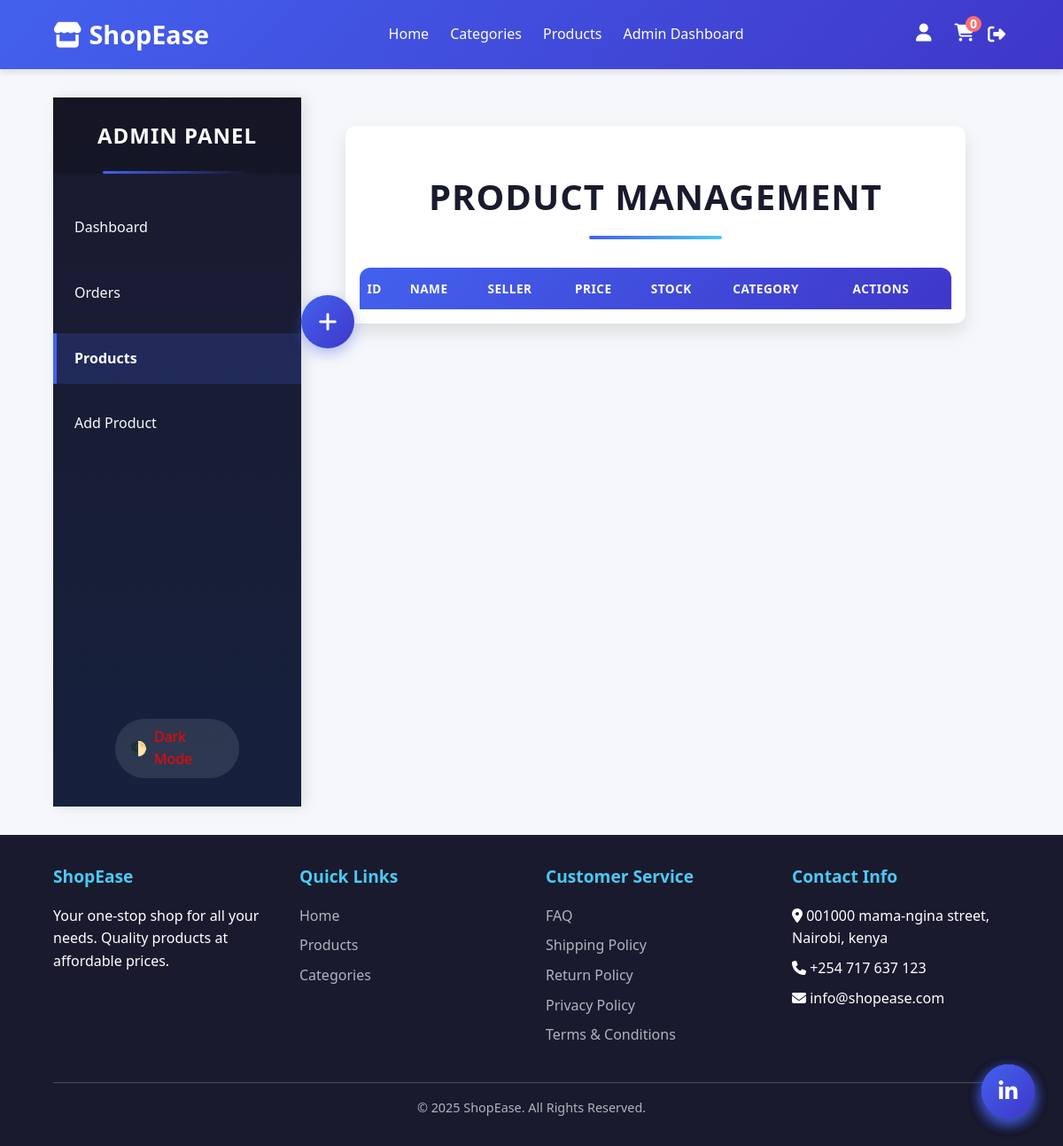
Page /admin-panel/products/ (signed in) on the earlier database version.
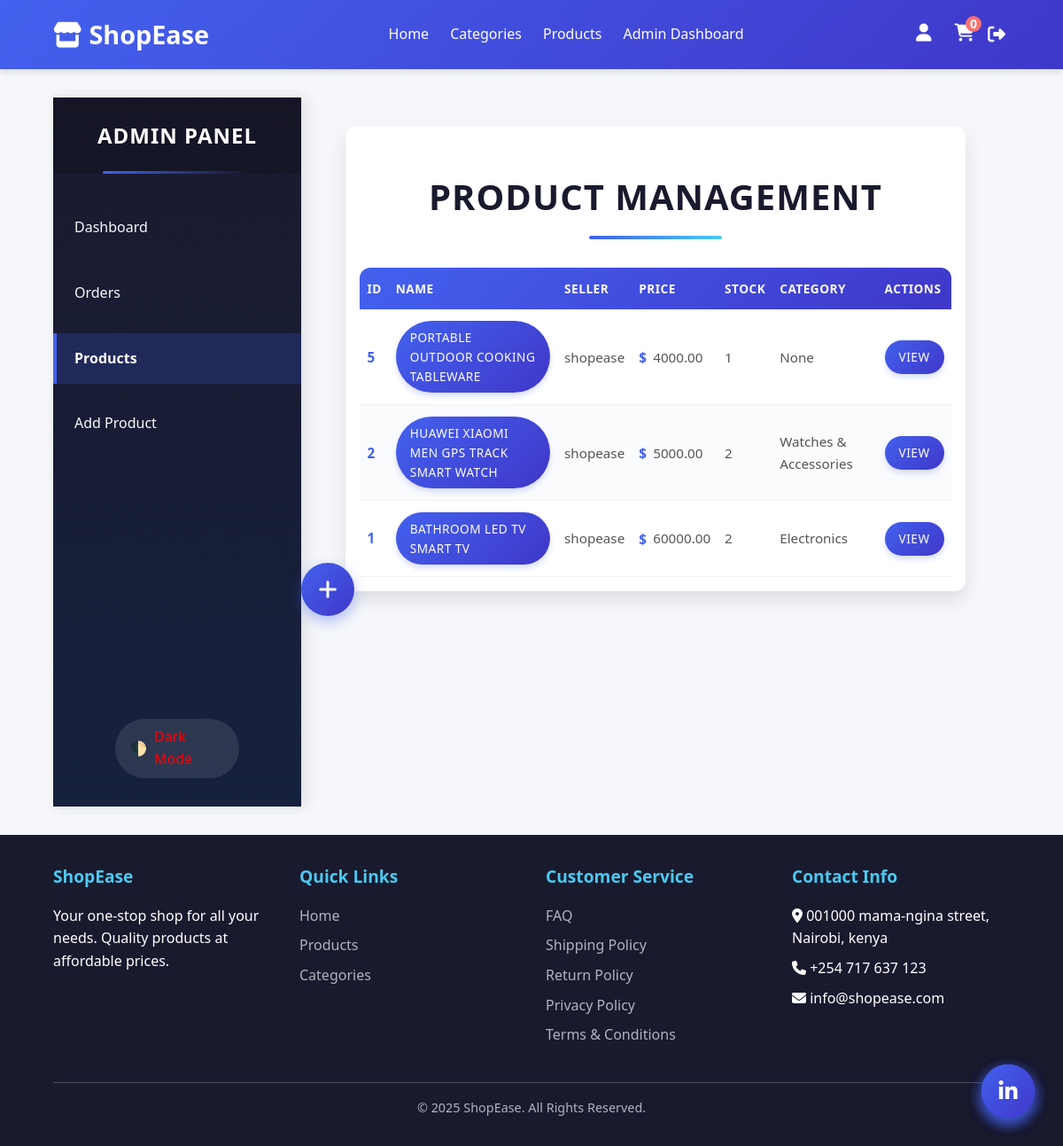
Same page on the later database version.
### shop/models.py (models this page shows, shortened)
class Product(models.Model):
    seller = models.ForeignKey(User, on_delete=models.CASCADE, related_name="products")
    name = models.CharField(max_length=255)
    description = models.TextField(blank=True)
    image = models.ImageField(upload_to='products/', blank=True, null=True)
    price = models.DecimalField(max_digits=10, decimal_places=2)
    stock = models.PositiveIntegerField(default=1)
    category = models.ForeignKey(
        'Category',
        on_delete=models.SET_NULL,
        null=True,
        blank=True,
        related_name="products",
    )
    color_options = models.ManyToManyField(Color, blank=True, related_name='products')
    size = models.CharField(max_length=100, blank=True, help_text="e.g. M, 42, 10cm x 5cm")
    sku = models.CharField(max_length=100, unique=True, blank=True, null=True, help_text="Auto-generated stock keeping unit")
    delivery_fee = models.DecimalField(max_digits=10, decimal_places=2, default=0.00, help_text="Delivery fee for this product")
    LOCAL = 'local'
    ALIEXPRESS = 'aliexpress'
    SOURCE_CHOICES = [
        (LOCAL, 'Local'),
        (ALIEXPRESS, 'AliExpress'),
    ]
    source = models.CharField(max_length=20, choices=SOURCE_CHOICES, default=LOCAL)
    aliexpress_url = models.URLField(max_length=5000,blank=True, null=True, help_text="AliExpress product page URL")
    supplier_name = models.CharField(max_length=255, blank=True, null=True, help_text="Name of local supplier")
    supplier_contact = models.CharField(max_length=255, blank=True, null=True, help_text="Phone, email, or other contact")
    supplier_price = models.DecimalField(max_digits=10, decimal_places=2, blank=True, null=True, help_text="Original price from supplier")
    created_at = models.DateTimeField(auto_now_add=True)
    updated_at = models.DateTimeField(auto_now=True)

class Category(models.Model):
    name = models.CharField(max_length=100, unique=True)
    description = models.TextField(blank=True)

### shop/views.py (the view)
# urls.py: path("admin-panel/products/", views.a_product_list, name="admin_product_list"),
@user_passes_test(is_admin)
def a_product_list(request):
    products = Product.objects.all().order_by("-created_at")
    return render(request, "admin/products/list.html", {"products": products})

### shop/context_processors.py (called while the page is built)
def cart_count(request):
    if request.user.is_authenticated:
        cart = Cart.objects.filter(user=request.user, is_active=True).first()
        return {'cart_count': cart.total_items() if cart else 0}
    return {'cart_count': 0}

### shop/views.py (called while the page is built)
def is_admin(user):
    return user.is_authenticated and user.is_staff

### shop/templates/admin/products/list.html (shortened to what this page needs)
{% extends "admin/a_base.html" %}
{% block admin_content %}
<div class="table-container">
    <h1>Product Management</h1>
    <table>
        <thead>
            <tr>
                <th>ID</th>
                <th>Name</th>
                <th>Seller</th>
                <th>Price</th>
                <th>Stock</th>
                <th>Category</th>
                <th>Actions</th>
            </tr>
        </thead>
        <tbody>
            {% for product in products %}
            <tr>
                <td>{{ product.id }}</td>
                <td><a href="{% url 'admin_product_detail' product.id %}" class="animated-underline">{{ product.name }}</a></td>
                <td>{{ product.seller.username }}</td>
                <td class="price-cell"><span>{{ product.price }}</span></td>
                <td>{{ product.stock }}</td>
                <td>{{ product.category.name|default:"None" }}</td>
                <td>
                    <a href="{% url 'admin_product_detail' product.id %}" data-tooltip="View Details">View</a>
                </td>
            </tr>
            {% endfor %}
        </tbody>
    </table>
</div>
<a href="{% url "add_product" %}" class="fab" data-tooltip="Add New Product">+</a>
{% endblock %}

### shop/templates/admin/a_base.html (shortened to what this page needs)
{% extends "base.html" %}
{% block content %}
<div class="admin-container">
    <aside class="admin-sidebar">
        <h2 style="color:white">Admin Panel</h2>
         <div class="theme-toggle">
            <i>🌓</i>
            <span style="color:red">Dark Mode</span>
        </div>
        <nav>
            <ul>
                <li><a href="{% url 'admin:index' %}"><span>Dashboard</span></a></li>
                <li><a href="{% url 'admin_order_list' %}"><span>Orders</span></a></li>
                <li><a href="{% url 'admin_product_list' %}"><span>Products</span></a></li>
                <li><a href="{% url 'add_product' %}"><span>Add Product</span></a></li>
            </ul>
        </nav>
    </aside>
    <main class="admin-main">
        {% block admin_content %}
        {% endblock %}
    </main>
</div>
{% endblock content %}

### shop/templates/base.html (shortened to what this page needs)
<!DOCTYPE html>
<html lang="en">
<head>
</head>
<body>
    <header>
        <div class="container header-container">
            <a href="{% url 'home' %}" class="logo">
                <i class="fas fa-store"></i> ShopEase
            </a>
            <nav>
                <ul>
                    <li><a href="{% url "home" %}">Home</a></li>
                    <li><a href="{% url 'category_list' %}">Categories</a></li>
                    <li><a href="{% url 'product_list' %}">Products</a></li>
                    {% if request.user.is_authenticated and request.user.is_staff %}
                    <li><a href="{% url 'admin_dash' %}">Admin Dashboard</a></li>
                {% endif %}
                </ul>
            </nav>
            <div class="user-actions">
                {% if user.is_authenticated %}
    <a href="{% url 'account' %}" style="text-decoration: none; color: white; margin-right: 10px;">
        <i class="fas fa-user" style="font-size: 20px;"></i>
    </a>
    <a href="{% url 'view_cart' %}" class="cart-icon" style="text-decoration: none; color: white; margin-right: 15px;">
        <i class="fas fa-shopping-cart" style="font-size: 20px;"></i>
        <span class="cart-count" style="font-size: 14px; color: white; margin-left: 5px;">{{ cart_count }}</span>
    </a>
    <form method="POST" action="{% url 'logout' %}" style="display: inline; margin: 0;">
        <button type="submit" class="logout-button" style="background: none; border: none; color: white; cursor: pointer; font-size: 20px;">
            <i class="fas fa-sign-out-alt" style="margin-right: 5px;"></i>
        </button>
    </form>
{% else %}
    <a href="{% url 'login' %}" style="text-decoration: none; color: white; margin-right: 15px;">Login</a>
    <a href="{% url 'register' %}" style="text-decoration: none; color: white;">Register</a>
{% endif %}
            </div>
        </div>
    </header>
    <main class="container">
        {% block content %}
        {% endblock %}
    </main>
    <footer>
        <div class="container">
            <div class="footer-container">
                <div class="footer-section">
                    <h3>ShopEase</h3>
                    <p>Your one-stop shop for all your needs. Quality products at affordable prices.</p>
                    <div class="social-links">
                        <a href="#"><i class="fab fa-facebook-f"></i></a>
                        <a href="#"><i class="fab fa-twitter"></i></a>
                        <a href="#"><i class="fab fa-instagram"></i></a>
                        <a href="#"><i class="fab fa-linkedin-in"></i></a>
                    </div>
                </div>
                <div class="footer-section">
                    <h3>Quick Links</h3>
                    <ul>
                        <li><a href="{% url "home" %}">Home</a></li>
                        <li><a href="{% url 'category_list' %}">Products</a></li>
                        <li><a href="{% url 'product_list' %}">Categories</a></li>
                    </ul>
                </div>
                <div class="footer-section">
                    <h3>Customer Service</h3>
                    <ul>
                        <li><a href="{% url 'faq' %}">FAQ</a></li>
        <li><a href="{% url 'shipping_policy' %}">Shipping Policy</a></li>
        <li><a href="{% url 'return_policy' %}">Return Policy</a></li>
        <li><a href="{% url 'privacy_policy' %}">Privacy Policy</a></li>
        <li><a href="{% url 'terms_conditions' %}">Terms & Conditions</a></li>
                    </ul>
                </div>
                <div class="footer-section">
                    <h3>Contact Info</h3>
                    <ul>
                        <li><i class="fas fa-map-marker-alt"></i> 001000 mama-ngina street, Nairobi, kenya</li>
                        <li><i class="fas fa-phone"></i> +254 717 637 123</li>
                        <li><i class="fas fa-envelope"></i> info@shopease.com</li>
                    </ul>
                </div>
            </div>
            <div class="copyright">
                &copy; {% now "Y" %} ShopEase. All Rights Reserved.
            </div>
        </div>
    </footer>
</body>
</html>

### shop/templates/base.html (style rules this page uses)
:root { --primary-color: #4a6fa5; --secondary-color: #166088; --accent-color: #4fc3f7; --light-color: #f8f9fa; --dark-color: #343a40; --success-color: #28a745; --warning-color: #ffc107; --danger-color: #dc3545; --shadow: 0 4px 6px rgba(0, 0, 0, 0.1); --transition: all 0.3s ease; }
* { margin: 0; padding: 0; box-sizing: border-box; font-family: 'Segoe UI', Tahoma, Geneva, Verdana, sans-serif; }
body { background-color: #f5f5f5; color: #333; line-height: 1.6; display: flex; flex-direction: column; min-height: 100vh; }
header { background: linear-gradient(135deg, var(--primary-color), var(--secondary-color)); color: white; padding: 1rem 0; box-shadow: var(--shadow); position: sticky; top: 0; z-index: 100; }
.container { width: 90%; max-width: 1200px; margin: 0 auto; }
.header-container { display: flex; justify-content: space-between; align-items: center; }
.logo { font-size: 1.8rem; font-weight: bold; text-decoration: none; color: white; display: flex; align-items: center; }
.logo i { margin-right: 0.5rem; }
nav ul { display: flex; list-style: none; }
nav ul li { margin-left: 1.5rem; }
nav ul li a { color: white; text-decoration: none; font-weight: 500; transition: var(--transition); padding: 0.5rem 0; position: relative; }
nav ul li a::after { content: ''; position: absolute; bottom: 0; left: 0; width: 0; height: 2px; background-color: var(--accent-color); transition: var(--transition); }
.user-actions { display: flex; align-items: center; }
.user-actions a { color: white; text-decoration: none; margin-left: 1rem; transition: var(--transition); }
.cart-icon { position: relative; }
.cart-count { position: absolute; top: -8px; right: -8px; background-color: var(--danger-color); color: white; border-radius: 50%; width: 18px; height: 18px; display: flex; align-items: center; justify-content: center; font-size: 0.7rem; font-weight: bold; }
main { flex: 1; padding: 2rem 0; }
footer { background-color: var(--dark-color); color: white; padding: 2rem 0; margin-top: auto; }
.footer-container { display: grid; grid-template-columns: repeat(auto-fit, minmax(200px, 1fr)); gap: 2rem; }
.footer-section h3 { font-size: 1.2rem; margin-bottom: 1rem; color: var(--accent-color); }
.footer-section ul { list-style: none; }
.footer-section ul li { margin-bottom: 0.5rem; }
.footer-section ul li a { color: #adb5bd; text-decoration: none; transition: var(--transition); }
.social-links { display: flex; gap: 1rem; margin-top: 1rem; }
.social-links a { color: white; font-size: 1.2rem; transition: var(--transition); }
.copyright { text-align: center; margin-top: 2rem; padding-top: 1rem; border-top: 1px solid #495057; color: #adb5bd; font-size: 0.9rem; }

Differences in the rows shown:
added Product: id "5", name "PORTABLE OUTDOOR COOKING TABLEWARE", seller.username "shopease", price "4000.00", stock "1", category.name "None"
added Product: id "2", name "HUAWEI XIAOMI MEN GPS TRACK SMART WATCH", seller.username "shopease", price "5000.00", stock "2", category.name "Watches & Accessories"
added Product: id "1", name "BATHROOM LED TV SMART TV", seller.username "shopease", price "60000.00", stock "2", category.name "Electronics"
